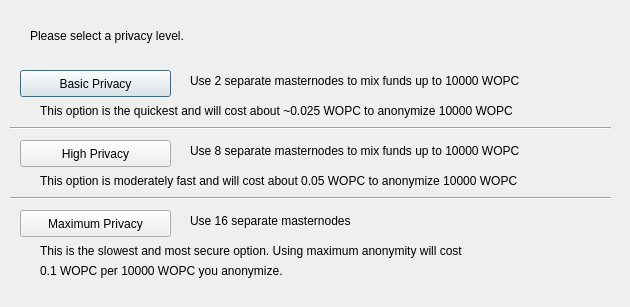
<?xml version="1.0" encoding="UTF-8"?>
<ui version="4.0">
 <class>ObfuscationConfig</class>
 <widget class="QDialog" name="ObfuscationConfig">
  <property name="geometry">
   <rect>
    <x>0</x>
    <y>0</y>
    <width>630</width>
    <height>307</height>
   </rect>
  </property>
  <property name="windowTitle">
   <string>Configure Obfuscation</string>
  </property>
  <widget class="QPushButton" name="buttonBasic">
   <property name="geometry">
    <rect>
     <x>20</x>
     <y>70</y>
     <width>151</width>
     <height>27</height>
    </rect>
   </property>
   <property name="text">
    <string>Basic Privacy</string>
   </property>
  </widget>
  <widget class="QPushButton" name="buttonHigh">
   <property name="geometry">
    <rect>
     <x>20</x>
     <y>140</y>
     <width>151</width>
     <height>27</height>
    </rect>
   </property>
   <property name="text">
    <string>High Privacy</string>
   </property>
  </widget>
  <widget class="QPushButton" name="buttonMax">
   <property name="geometry">
    <rect>
     <x>20</x>
     <y>210</y>
     <width>151</width>
     <height>27</height>
    </rect>
   </property>
   <property name="text">
    <string>Maximum Privacy</string>
   </property>
  </widget>
  <widget class="QLabel" name="label">
   <property name="geometry">
    <rect>
     <x>30</x>
     <y>20</y>
     <width>571</width>
     <height>31</height>
    </rect>
   </property>
   <property name="text">
    <string>Please select a privacy level.</string>
   </property>
  </widget>
  <widget class="QLabel" name="label_2">
   <property name="geometry">
    <rect>
     <x>190</x>
     <y>70</y>
     <width>421</width>
     <height>21</height>
    </rect>
   </property>
   <property name="text">
    <string>Use 2 separate masternodes to mix funds up to 10000 WOPC</string>
   </property>
  </widget>
  <widget class="QLabel" name="label_3">
   <property name="geometry">
    <rect>
     <x>190</x>
     <y>140</y>
     <width>411</width>
     <height>21</height>
    </rect>
   </property>
   <property name="text">
    <string>Use 8 separate masternodes to mix funds up to 10000 WOPC</string>
   </property>
  </widget>
  <widget class="QLabel" name="label_4">
   <property name="geometry">
    <rect>
     <x>190</x>
     <y>210</y>
     <width>421</width>
     <height>21</height>
    </rect>
   </property>
   <property name="text">
    <string>Use 16 separate masternodes</string>
   </property>
  </widget>
  <widget class="QLabel" name="label_6">
   <property name="geometry">
    <rect>
     <x>40</x>
     <y>100</y>
     <width>561</width>
     <height>21</height>
    </rect>
   </property>
   <property name="text">
    <string>This option is the quickest and will cost about ~0.025 WOPC to anonymize 10000 WOPC</string>
   </property>
  </widget>
  <widget class="QLabel" name="label_7">
   <property name="geometry">
    <rect>
     <x>40</x>
     <y>170</y>
     <width>561</width>
     <height>21</height>
    </rect>
   </property>
   <property name="text">
    <string>This option is moderately fast and will cost about 0.05 WOPC to anonymize 10000 WOPC</string>
   </property>
  </widget>
  <widget class="QLabel" name="label_8">
   <property name="geometry">
    <rect>
     <x>40</x>
     <y>240</y>
     <width>561</width>
     <height>21</height>
    </rect>
   </property>
   <property name="text">
    <string>This is the slowest and most secure option. Using maximum anonymity will cost</string>
   </property>
  </widget>
  <widget class="QLabel" name="label_9">
   <property name="geometry">
    <rect>
     <x>40</x>
     <y>260</y>
     <width>561</width>
     <height>21</height>
    </rect>
   </property>
   <property name="text">
    <string>0.1 WOPC per 10000 WOPC you anonymize.</string>
   </property>
  </widget>
  <widget class="Line" name="line">
   <property name="geometry">
    <rect>
     <x>10</x>
     <y>120</y>
     <width>601</width>
     <height>16</height>
    </rect>
   </property>
   <property name="orientation">
    <enum>Qt::Horizontal</enum>
   </property>
  </widget>
  <widget class="Line" name="line_2">
   <property name="geometry">
    <rect>
     <x>10</x>
     <y>190</y>
     <width>601</width>
     <height>16</height>
    </rect>
   </property>
   <property name="orientation">
    <enum>Qt::Horizontal</enum>
   </property>
  </widget>
 </widget>
 <resources/>
 <connections/>
</ui>
